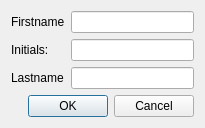
<?xml version="1.0" encoding="UTF-8"?>
<ui version="4.0">
 <class>AddAuthorName</class>
 <widget class="QDialog" name="AddAuthorName">
  <property name="geometry">
   <rect>
    <x>0</x>
    <y>0</y>
    <width>205</width>
    <height>121</height>
   </rect>
  </property>
  <property name="windowTitle">
   <string>Add Author</string>
  </property>
  <layout class="QVBoxLayout" name="verticalLayout">
   <item>
    <layout class="QFormLayout" name="formLayout">
     <item row="0" column="0">
      <widget class="QLabel" name="firstnameLabel">
       <property name="text">
        <string>Firstname</string>
       </property>
      </widget>
     </item>
     <item row="0" column="1">
      <widget class="QLineEdit" name="firstnameLineEdit"/>
     </item>
     <item row="1" column="0">
      <widget class="QLabel" name="initialsLabel">
       <property name="text">
        <string>Initials:</string>
       </property>
      </widget>
     </item>
     <item row="1" column="1">
      <widget class="QLineEdit" name="initialsLineEdit"/>
     </item>
     <item row="2" column="0">
      <widget class="QLabel" name="lastnameLabel">
       <property name="text">
        <string>Lastname</string>
       </property>
      </widget>
     </item>
     <item row="2" column="1">
      <widget class="QLineEdit" name="lastnameLineEdit"/>
     </item>
    </layout>
   </item>
   <item>
    <widget class="QDialogButtonBox" name="buttonBox">
     <property name="orientation">
      <enum>Qt::Horizontal</enum>
     </property>
     <property name="standardButtons">
      <set>QDialogButtonBox::Cancel|QDialogButtonBox::Ok</set>
     </property>
    </widget>
   </item>
  </layout>
 </widget>
 <resources/>
 <connections>
  <connection>
   <sender>buttonBox</sender>
   <signal>accepted()</signal>
   <receiver>AddAuthorName</receiver>
   <slot>accept()</slot>
   <hints>
    <hint type="sourcelabel">
     <x>248</x>
     <y>254</y>
    </hint>
    <hint type="destinationlabel">
     <x>157</x>
     <y>274</y>
    </hint>
   </hints>
  </connection>
  <connection>
   <sender>buttonBox</sender>
   <signal>rejected()</signal>
   <receiver>AddAuthorName</receiver>
   <slot>reject()</slot>
   <hints>
    <hint type="sourcelabel">
     <x>316</x>
     <y>260</y>
    </hint>
    <hint type="destinationlabel">
     <x>286</x>
     <y>274</y>
    </hint>
   </hints>
  </connection>
 </connections>
</ui>
